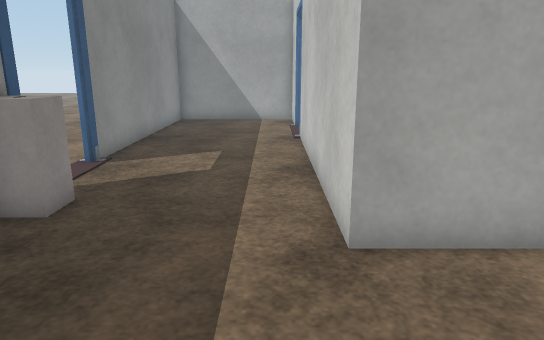
view 1 (above)

15 first-person views from a walk through a 3-D level made in the Unity game engine. The camera is 1.2 m above the floor, tilts 14° down and sees 70° across. Doors are open. The floor is counted in squares, 0.5 m on a side. Each view is taken from the middle of a square. On the plan, view 1 faces up. The plan holds only what a view shows up to about 20 squares ahead; the rest is blank. The place goes on beyond the plan. The player is left out. Some animated figures are left out. Surface patterns are stand-ins for the level's own textures.

view 2
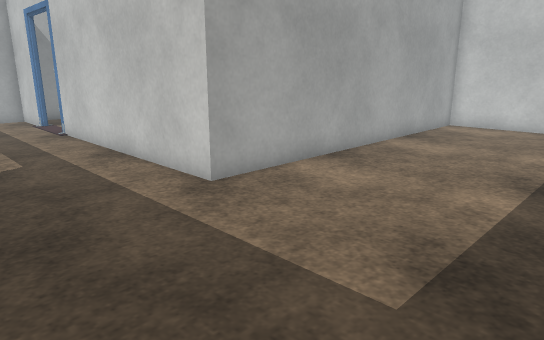

view 3
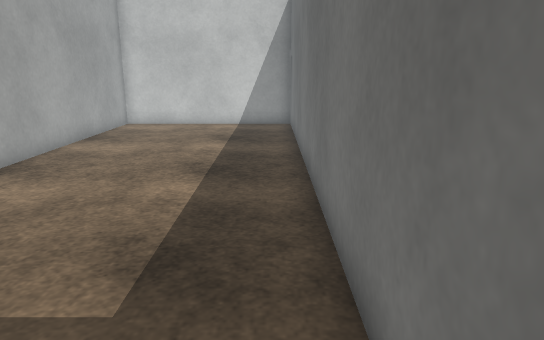

view 4
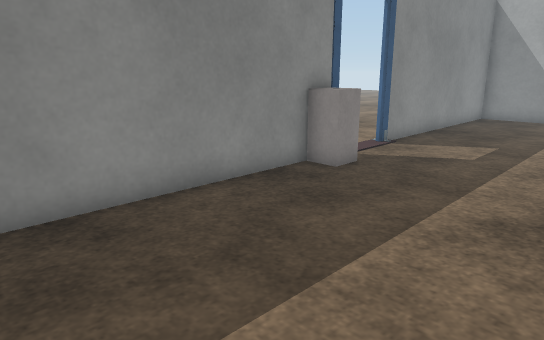

view 5
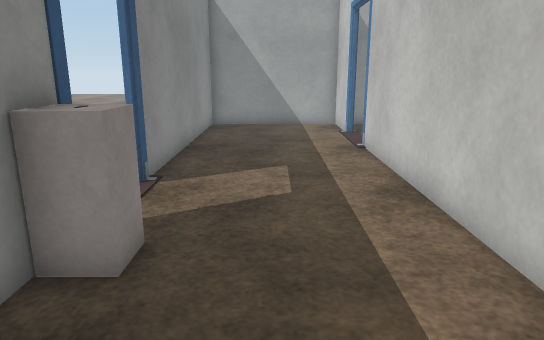

view 6
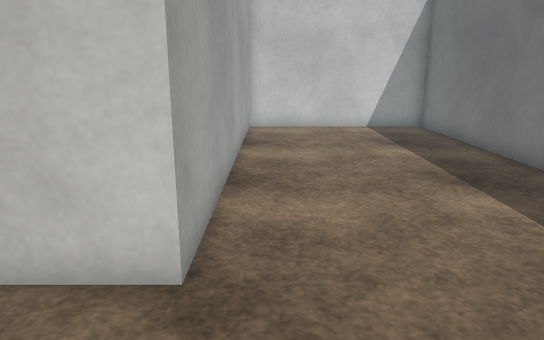

view 7
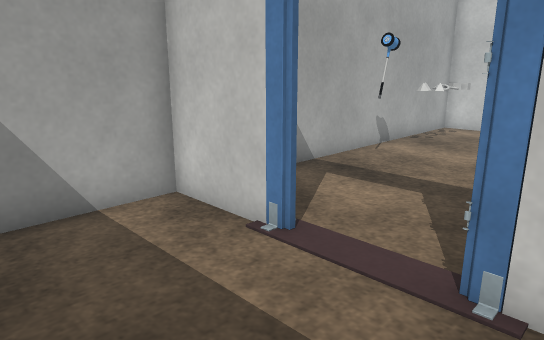

view 8
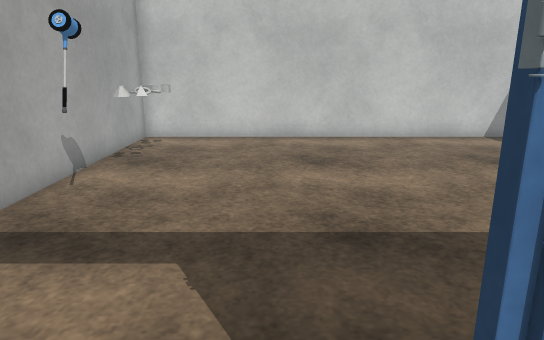

view 9
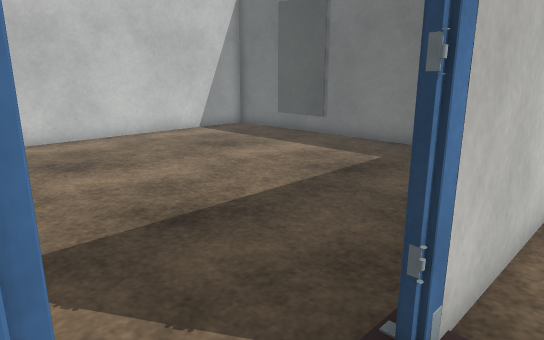

view 10
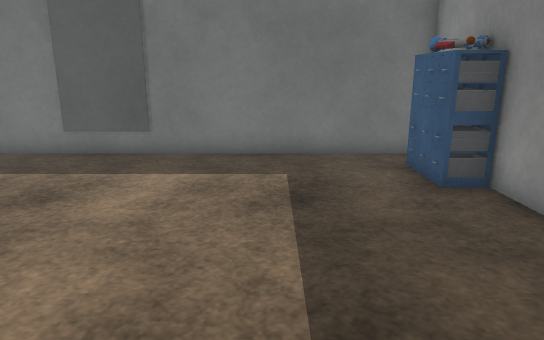

view 11
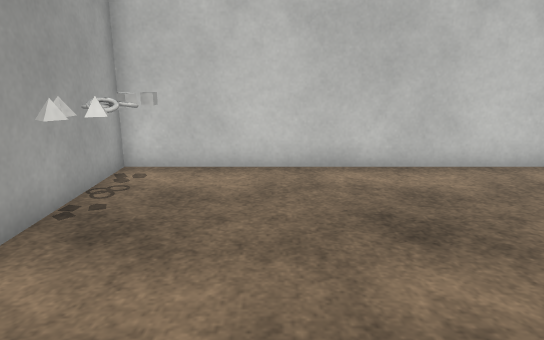

view 12
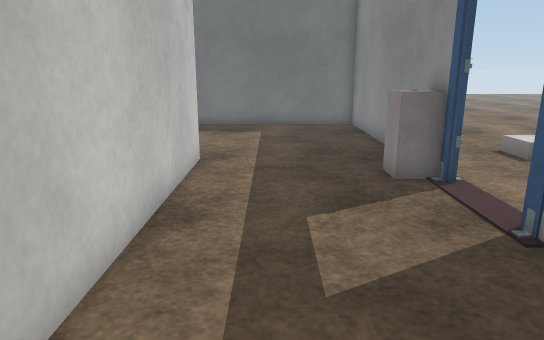

view 13
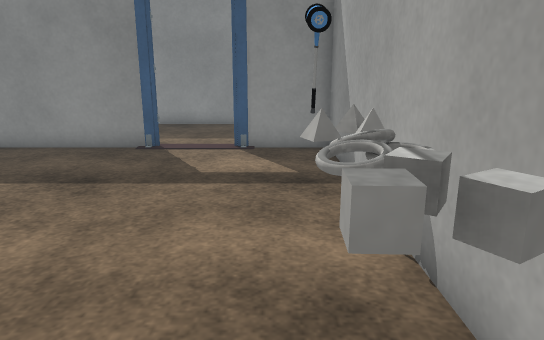

view 14
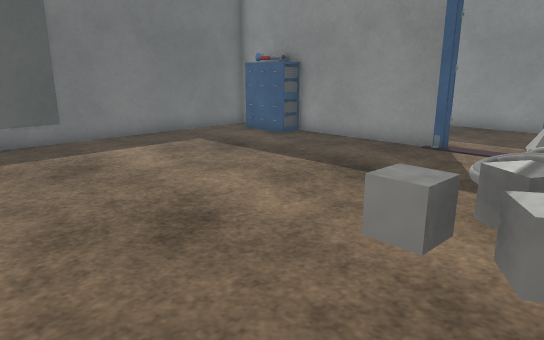

view 15
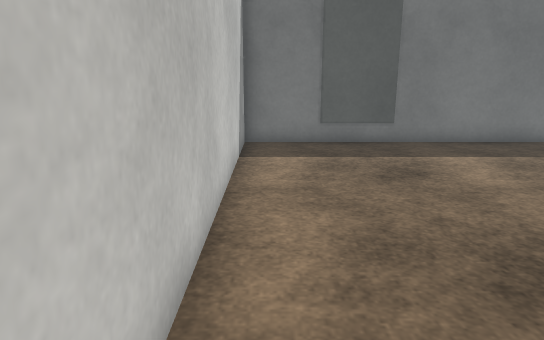

### Floor plan
Ten units are one square. View 1 is at (0, 0); x grows to the right and y downward. Boxes are objects, and circles mark ways between rooms. Rooms are numbered by the first view taken in them; rooms with no view inside come last. Other rooms are left out.
<svg viewBox="-55 -214 210 248">
<path fill="none" stroke="#000" d="M-49 -77 -49 29 150 29 150 -50 11 -50 11 -152M11 -177 11 -209 -49 -209 -49 -102M13 -154 13 -53 150 -53M150 -50 150 -209 13 -209 13 -178"/>
<rect x="-45" y="-65" width="10" height="10" fill="#bbb"><title>white block</title></rect>
<rect x="-45" y="-75" width="10" height="10" fill="#bbb"><title>other object</title></rect>
<rect x="15" y="-75" width="10" height="10" fill="#bbb"><title>cabinet</title></rect>
<rect x="15" y="-85" width="10" height="10" fill="#bbb"><title>cabinet</title></rect>
<rect x="15" y="-95" width="10" height="10" fill="#bbb"><title>cabinet</title></rect>
<rect x="65" y="-205" width="20" height="10" fill="#bbb"><title>other object</title></rect>
<rect x="95" y="-195" width="20" height="10" fill="#bbb"><title>other object</title></rect>
<rect x="95" y="-205" width="10" height="10" fill="#bbb"><title>other object</title></rect>
<rect x="105" y="-205" width="10" height="10" fill="#bbb"><title>other object</title></rect>
<rect x="115" y="-195" width="10" height="10" fill="#bbb"><title>other object</title></rect>
<rect x="115" y="-205" width="10" height="10" fill="#bbb"><title>other object</title></rect>
<circle cx="10" cy="-165" r="3" fill="#2a7"/>
<text x="20" y="-40">1</text>
<text x="80" y="-130">2</text>
</svg>
Room 1 opens to room 2.

Where each view was taken, in squares from view 1:
view 1: 0 up, 0 right, facing up
view 2: 2 down, 4 left, facing up-right
view 3: 2 down, 4 left, facing right
view 4: 2 down, 2 right, facing up-left
view 5: 2 up, 2 left, facing up
view 6: 4 up, 3 left, facing right
view 7: 14 up, 3 left, facing up-right
view 8: 16 up, 0 right, facing right
view 9: 18 up, 0 right, facing down-right
view 10: 17 up, 6 right, facing down
view 11: 17 up, 5 right, facing right
view 12: 16 up, 1 left, facing down
view 13: 19 up, 14 right, facing left
view 14: 20 up, 14 right, facing down-left
view 15: 19 up, 14 right, facing down
